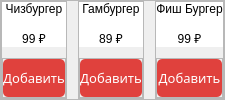
                             <widget class="QFrame" name="frame_109">
                              <property name="frameShape">
                               <enum>QFrame::StyledPanel</enum>
                              </property>
                              <property name="frameShadow">
                               <enum>QFrame::Raised</enum>
                              </property>
                              <layout class="QHBoxLayout" name="horizontalLayout_63">
                               <property name="spacing">
                                <number>11</number>
                               </property>
                               <property name="leftMargin">
                                <number>0</number>
                               </property>
                               <property name="topMargin">
                                <number>0</number>
                               </property>
                               <property name="rightMargin">
                                <number>0</number>
                               </property>
                               <property name="bottomMargin">
                                <number>0</number>
                               </property>
                               <item>
                                <widget class="QFrame" name="frame_110">
                                 <property name="frameShape">
                                  <enum>QFrame::StyledPanel</enum>
                                 </property>
                                 <property name="frameShadow">
                                  <enum>QFrame::Raised</enum>
                                 </property>
                                 <layout class="QVBoxLayout" name="verticalLayout_129">
                                  <property name="spacing">
                                   <number>11</number>
                                  </property>
                                  <property name="leftMargin">
                                   <number>0</number>
                                  </property>
                                  <property name="topMargin">
                                   <number>0</number>
                                  </property>
                                  <property name="rightMargin">
                                   <number>0</number>
                                  </property>
                                  <property name="bottomMargin">
                                   <number>0</number>
                                  </property>
                                  <item>
                                   <widget class="QFrame" name="frame_111">
                                    <property name="styleSheet">
                                     <string notr="true">background-color: rgb(255, 255, 255);
border-radius: 20px;</string>
                                    </property>
                                    <property name="frameShape">
                                     <enum>QFrame::StyledPanel</enum>
                                    </property>
                                    <property name="frameShadow">
                                     <enum>QFrame::Raised</enum>
                                    </property>
                                    <layout class="QVBoxLayout" name="verticalLayout_130">
                                     <property name="spacing">
                                      <number>0</number>
                                     </property>
                                     <property name="leftMargin">
                                      <number>0</number>
                                     </property>
                                     <property name="topMargin">
                                      <number>0</number>
                                     </property>
                                     <property name="rightMargin">
                                      <number>0</number>
                                     </property>
                                     <property name="bottomMargin">
                                      <number>0</number>
                                     </property>
                                     <item>
                                      <widget class="QLabel" name="label_50">
                                       <property name="styleSheet">
                                        <string notr="true">font: 57 12pt &quot;Montserrat Medium&quot;;border-radius: 10px;</string>
                                       </property>
                                       <property name="text">
                                        <string>Чизбургер</string>
                                       </property>
                                       <property name="alignment">
                                        <set>Qt::AlignCenter</set>
                                       </property>
                                      </widget>
                                     </item>
                                     <item>
                                      <widget class="QLabel" name="label_51">
                                       <property name="maximumSize">
                                        <size>
                                         <width>200</width>
                                         <height>210</height>
                                        </size>
                                       </property>
                                       <property name="styleSheet">
                                        <string notr="true">background-color: rgb(255, 255, 255);</string>
                                       </property>
                                       <property name="text">
                                        <string/>
                                       </property>
                                       <property name="pixmap">
                                        <pixmap resource="../icon_and_logo_qrc/shop.qrc">:/newPrefix/img/sandwiches_4.png</pixmap>
                                       </property>
                                       <property name="scaledContents">
                                        <bool>true</bool>
                                       </property>
                                       <property name="alignment">
                                        <set>Qt::AlignCenter</set>
                                       </property>
                                      </widget>
                                     </item>
                                     <item>
                                      <widget class="QLabel" name="label_52">
                                       <property name="styleSheet">
                                        <string notr="true">font: 57 12pt &quot;Montserrat Medium&quot;;border-radius: 10px;</string>
                                       </property>
                                       <property name="text">
                                        <string>99 ₽</string>
                                       </property>
                                       <property name="alignment">
                                        <set>Qt::AlignCenter</set>
                                       </property>
                                      </widget>
                                     </item>
                                    </layout>
                                   </widget>
                                  </item>
                                  <item>
                                   <widget class="QFrame" name="frame_112">
                                    <property name="maximumSize">
                                     <size>
                                      <width>16777215</width>
                                      <height>40</height>
                                     </size>
                                    </property>
                                    <property name="frameShape">
                                     <enum>QFrame::StyledPanel</enum>
                                    </property>
                                    <property name="frameShadow">
                                     <enum>QFrame::Raised</enum>
                                    </property>
                                    <layout class="QVBoxLayout" name="verticalLayout_131">
                                     <property name="spacing">
                                      <number>0</number>
                                     </property>
                                     <property name="leftMargin">
                                      <number>0</number>
                                     </property>
                                     <property name="topMargin">
                                      <number>0</number>
                                     </property>
                                     <property name="rightMargin">
                                      <number>0</number>
                                     </property>
                                     <property name="bottomMargin">
                                      <number>0</number>
                                     </property>
                                     <item>
                                      <widget class="QPushButton" name="btn_apdate__admin_26">
                                       <property name="maximumSize">
                                        <size>
                                         <width>200</width>
                                         <height>50</height>
                                        </size>
                                       </property>
                                       <property name="font">
                                        <font>
                                         <family>Montserrat Medium</family>
                                         <pointsize>10</pointsize>
                                         <weight>7</weight>
                                         <italic>false</italic>
                                         <bold>false</bold>
                                        </font>
                                       </property>
                                       <property name="styleSheet">
                                        <string notr="true">QPushButton{
background-color: rgb(224, 65, 61);
color: #fff;
border-radius: 5px;
font: 57 10pt &quot;Montserrat Medium&quot;;
}

QPushButton:hover{
background-color: rgb(204, 5, 0);
}</string>
                                       </property>
                                       <property name="text">
                                        <string>Добавить</string>
                                       </property>
                                      </widget>
                                     </item>
                                    </layout>
                                   </widget>
                                  </item>
                                 </layout>
                                </widget>
                               </item>
                               <item>
                                <widget class="QFrame" name="frame_113">
                                 <property name="frameShape">
                                  <enum>QFrame::StyledPanel</enum>
                                 </property>
                                 <property name="frameShadow">
                                  <enum>QFrame::Raised</enum>
                                 </property>
                                 <layout class="QVBoxLayout" name="verticalLayout_133">
                                  <property name="spacing">
                                   <number>11</number>
                                  </property>
                                  <property name="leftMargin">
                                   <number>0</number>
                                  </property>
                                  <property name="topMargin">
                                   <number>0</number>
                                  </property>
                                  <property name="rightMargin">
                                   <number>0</number>
                                  </property>
                                  <property name="bottomMargin">
                                   <number>0</number>
                                  </property>
                                  <item>
                                   <widget class="QFrame" name="frame_114">
                                    <property name="styleSheet">
                                     <string notr="true">background-color: rgb(255, 255, 255);
border-radius: 20px;</string>
                                    </property>
                                    <property name="frameShape">
                                     <enum>QFrame::StyledPanel</enum>
                                    </property>
                                    <property name="frameShadow">
                                     <enum>QFrame::Raised</enum>
                                    </property>
                                    <layout class="QVBoxLayout" name="verticalLayout_134">
                                     <property name="spacing">
                                      <number>0</number>
                                     </property>
                                     <property name="leftMargin">
                                      <number>0</number>
                                     </property>
                                     <property name="topMargin">
                                      <number>0</number>
                                     </property>
                                     <property name="rightMargin">
                                      <number>0</number>
                                     </property>
                                     <property name="bottomMargin">
                                      <number>0</number>
                                     </property>
                                     <item>
                                      <widget class="QLabel" name="label_53">
                                       <property name="styleSheet">
                                        <string notr="true">font: 57 12pt &quot;Montserrat Medium&quot;;border-radius: 10px;</string>
                                       </property>
                                       <property name="text">
                                        <string>Гамбургер</string>
                                       </property>
                                       <property name="alignment">
                                        <set>Qt::AlignCenter</set>
                                       </property>
                                      </widget>
                                     </item>
                                     <item>
                                      <widget class="QLabel" name="label_54">
                                       <property name="maximumSize">
                                        <size>
                                         <width>200</width>
                                         <height>210</height>
                                        </size>
                                       </property>
                                       <property name="styleSheet">
                                        <string notr="true">background-color: rgb(255, 255, 255);</string>
                                       </property>
                                       <property name="text">
                                        <string/>
                                       </property>
                                       <property name="pixmap">
                                        <pixmap resource="../icon_and_logo_qrc/shop.qrc">:/newPrefix/img/sandwiches_5.png</pixmap>
                                       </property>
                                       <property name="scaledContents">
                                        <bool>true</bool>
                                       </property>
                                       <property name="alignment">
                                        <set>Qt::AlignCenter</set>
                                       </property>
                                      </widget>
                                     </item>
                                     <item>
                                      <widget class="QLabel" name="label_55">
                                       <property name="styleSheet">
                                        <string notr="true">font: 57 12pt &quot;Montserrat Medium&quot;;border-radius: 10px;</string>
                                       </property>
                                       <property name="text">
                                        <string>89 ₽</string>
                                       </property>
                                       <property name="alignment">
                                        <set>Qt::AlignCenter</set>
                                       </property>
                                      </widget>
                                     </item>
                                    </layout>
                                   </widget>
                                  </item>
                                  <item>
                                   <widget class="QFrame" name="frame_115">
                                    <property name="maximumSize">
                                     <size>
                                      <width>16777215</width>
                                      <height>40</height>
                                     </size>
                                    </property>
                                    <property name="frameShape">
                                     <enum>QFrame::StyledPanel</enum>
                                    </property>
                                    <property name="frameShadow">
                                     <enum>QFrame::Raised</enum>
                                    </property>
                                    <layout class="QVBoxLayout" name="verticalLayout_135">
                                     <property name="spacing">
                                      <number>0</number>
                                     </property>
                                     <property name="leftMargin">
                                      <number>0</number>
                                     </property>
                                     <property name="topMargin">
                                      <number>0</number>
                                     </property>
                                     <property name="rightMargin">
                                      <number>0</number>
                                     </property>
                                     <property name="bottomMargin">
                                      <number>0</number>
                                     </property>
                                     <item>
                                      <widget class="QPushButton" name="btn_apdate__admin_27">
                                       <property name="maximumSize">
                                        <size>
                                         <width>200</width>
                                         <height>50</height>
                                        </size>
                                       </property>
                                       <property name="font">
                                        <font>
                                         <family>Montserrat Medium</family>
                                         <pointsize>10</pointsize>
                                         <weight>7</weight>
                                         <italic>false</italic>
                                         <bold>false</bold>
                                        </font>
                                       </property>
                                       <property name="styleSheet">
                                        <string notr="true">QPushButton{
background-color: rgb(224, 65, 61);
color: #fff;
border-radius: 5px;
font: 57 10pt &quot;Montserrat Medium&quot;;
}

QPushButton:hover{
background-color: rgb(204, 5, 0);
}</string>
                                       </property>
                                       <property name="text">
                                        <string>Добавить</string>
                                       </property>
                                      </widget>
                                     </item>
                                    </layout>
                                   </widget>
                                  </item>
                                 </layout>
                                </widget>
                               </item>
                               <item>
                                <widget class="QFrame" name="frame_116">
                                 <property name="frameShape">
                                  <enum>QFrame::StyledPanel</enum>
                                 </property>
                                 <property name="frameShadow">
                                  <enum>QFrame::Raised</enum>
                                 </property>
                                 <layout class="QVBoxLayout" name="verticalLayout_136">
                                  <property name="spacing">
                                   <number>11</number>
                                  </property>
                                  <property name="leftMargin">
                                   <number>0</number>
                                  </property>
                                  <property name="topMargin">
                                   <number>0</number>
                                  </property>
                                  <property name="rightMargin">
                                   <number>0</number>
                                  </property>
                                  <property name="bottomMargin">
                                   <number>0</number>
                                  </property>
                                  <item>
                                   <widget class="QFrame" name="frame_117">
                                    <property name="styleSheet">
                                     <string notr="true">background-color: rgb(255, 255, 255);
border-radius: 20px;</string>
                                    </property>
                                    <property name="frameShape">
                                     <enum>QFrame::StyledPanel</enum>
                                    </property>
                                    <property name="frameShadow">
                                     <enum>QFrame::Raised</enum>
                                    </property>
                                    <layout class="QVBoxLayout" name="verticalLayout_137">
                                     <property name="spacing">
                                      <number>0</number>
                                     </property>
                                     <property name="leftMargin">
                                      <number>0</number>
                                     </property>
                                     <property name="topMargin">
                                      <number>0</number>
                                     </property>
                                     <property name="rightMargin">
                                      <number>0</number>
                                     </property>
                                     <property name="bottomMargin">
                                      <number>0</number>
                                     </property>
                                     <item>
                                      <widget class="QLabel" name="label_56">
                                       <property name="styleSheet">
                                        <string notr="true">font: 57 12pt &quot;Montserrat Medium&quot;;border-radius: 10px;</string>
                                       </property>
                                       <property name="text">
                                        <string>Фиш Бургер</string>
                                       </property>
                                       <property name="alignment">
                                        <set>Qt::AlignCenter</set>
                                       </property>
                                      </widget>
                                     </item>
                                     <item>
                                      <widget class="QLabel" name="label_57">
                                       <property name="maximumSize">
                                        <size>
                                         <width>200</width>
                                         <height>210</height>
                                        </size>
                                       </property>
                                       <property name="styleSheet">
                                        <string notr="true">background-color: rgb(255, 255, 255);</string>
                                       </property>
                                       <property name="text">
                                        <string/>
                                       </property>
                                       <property name="pixmap">
                                        <pixmap resource="../icon_and_logo_qrc/shop.qrc">:/newPrefix/img/sandwiches_6.png</pixmap>
                                       </property>
                                       <property name="scaledContents">
                                        <bool>true</bool>
                                       </property>
                                       <property name="alignment">
                                        <set>Qt::AlignCenter</set>
                                       </property>
                                      </widget>
                                     </item>
                                     <item>
                                      <widget class="QLabel" name="label_58">
                                       <property name="styleSheet">
                                        <string notr="true">font: 57 12pt &quot;Montserrat Medium&quot;;border-radius: 10px;</string>
                                       </property>
                                       <property name="text">
                                        <string>99 ₽</string>
                                       </property>
                                       <property name="alignment">
                                        <set>Qt::AlignCenter</set>
                                       </property>
                                      </widget>
                                     </item>
                                    </layout>
                                   </widget>
                                  </item>
                                  <item>
                                   <widget class="QFrame" name="frame_119">
                                    <property name="maximumSize">
                                     <size>
                                      <width>16777215</width>
                                      <height>40</height>
                                     </size>
                                    </property>
                                    <property name="frameShape">
                                     <enum>QFrame::StyledPanel</enum>
                                    </property>
                                    <property name="frameShadow">
                                     <enum>QFrame::Raised</enum>
                                    </property>
                                    <layout class="QVBoxLayout" name="verticalLayout_138">
                                     <property name="spacing">
                                      <number>0</number>
                                     </property>
                                     <property name="leftMargin">
                                      <number>0</number>
                                     </property>
                                     <property name="topMargin">
                                      <number>0</number>
                                     </property>
                                     <property name="rightMargin">
                                      <number>0</number>
                                     </property>
                                     <property name="bottomMargin">
                                      <number>0</number>
                                     </property>
                                     <item>
                                      <widget class="QPushButton" name="btn_apdate__admin_28">
                                       <property name="maximumSize">
                                        <size>
                                         <width>200</width>
                                         <height>50</height>
                                        </size>
                                       </property>
                                       <property name="font">
                                        <font>
                                         <family>Montserrat Medium</family>
                                         <pointsize>10</pointsize>
                                         <weight>7</weight>
                                         <italic>false</italic>
                                         <bold>false</bold>
                                        </font>
                                       </property>
                                       <property name="styleSheet">
                                        <string notr="true">QPushButton{
background-color: rgb(224, 65, 61);
color: #fff;
border-radius: 5px;
font: 57 10pt &quot;Montserrat Medium&quot;;
}

QPushButton:hover{
background-color: rgb(204, 5, 0);
}</string>
                                       </property>
                                       <property name="text">
                                        <string>Добавить</string>
                                       </property>
                                      </widget>
                                     </item>
                                    </layout>
                                   </widget>
                                  </item>
                                 </layout>
                                </widget>
                               </item>
                              </layout>
                             </widget>
